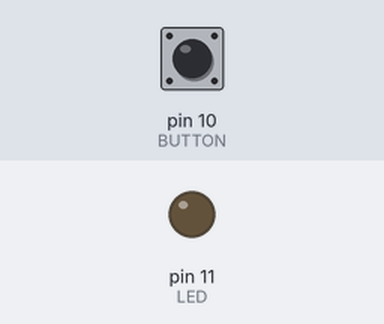
The sketch below on a simulated Arduino Uno, built with avr-gcc and run on an emulated ATmega328P. Shown: output pins drawn as LEDs (lit = HIGH). The inputs (shaded band) are chosen by the test bench; at power-on: pin 10 (BUTTON) HIGH.

Above: at 1.2 s.
1.3 s: pin 10 (BUTTON) pulled LOW for 0.15 s
At 1.37 s:
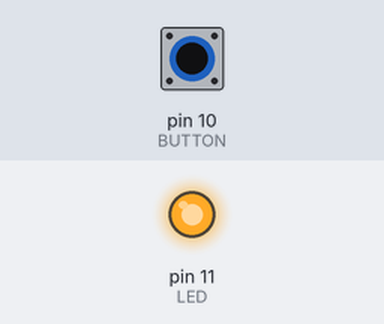
2.9 s: pin 10 (BUTTON) pulled LOW for 3.2 s
At 7.5 s:
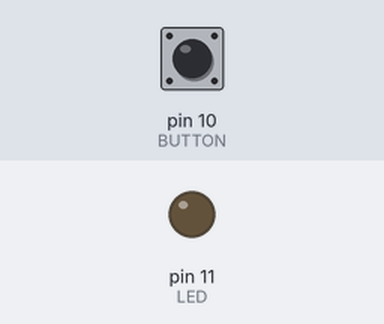
Timing chart, 0 to 9.0 s (numbered marks = the images above; inputs shaded):
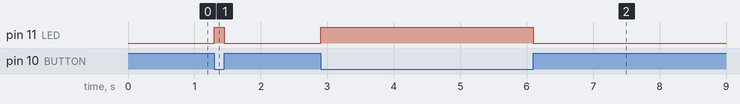

The sketch:

Button-controlled_LED.ino
```cpp
#define LED 11
#define BUTTON 10

void setup()
{
    pinMode(LED, OUTPUT);
    pinMode(BUTTON, INPUT_PULLUP);
}

void loop()
{
    if (!digitalRead(BUTTON))
    {
        digitalWrite(LED, HIGH);
    }
    else
    {
        digitalWrite(LED, LOW);
    }
}
```

Measured:
- after the input at 1.3 s, pin 11 (LED): LOW → HIGH at once, → LOW 0.15 s later
- after the input at 2.9 s, pin 11 (LED): LOW → HIGH at once, → LOW 3.2 s later
